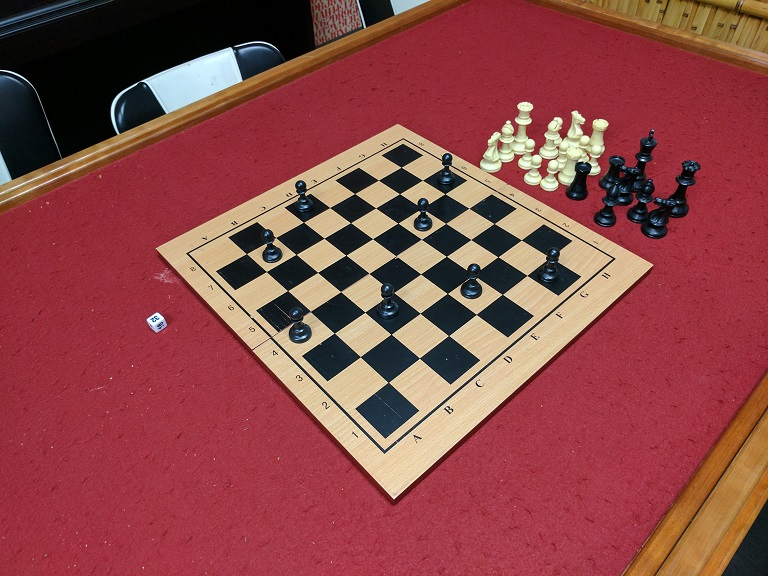
#> input picture input/6.jpg, 768 x 576 px
$ python base_imgload.py
#> lines starting #> are read from the running program, lines starting #| are printed output that depends on the picture
from __future__ import print_function
from pylab import *
import numpy as np
import cv2
import sys


def main(filenames):
  for filename in filenames:
    print("Processing %s" % filename)
    img = cv2.imread(filename)
#> img is the input picture: shape (576, 768, 3); mean B, G, R 71.1, 71.5, 140.9
    gray = cv2.cvtColor(img,cv2.COLOR_BGR2GRAY)
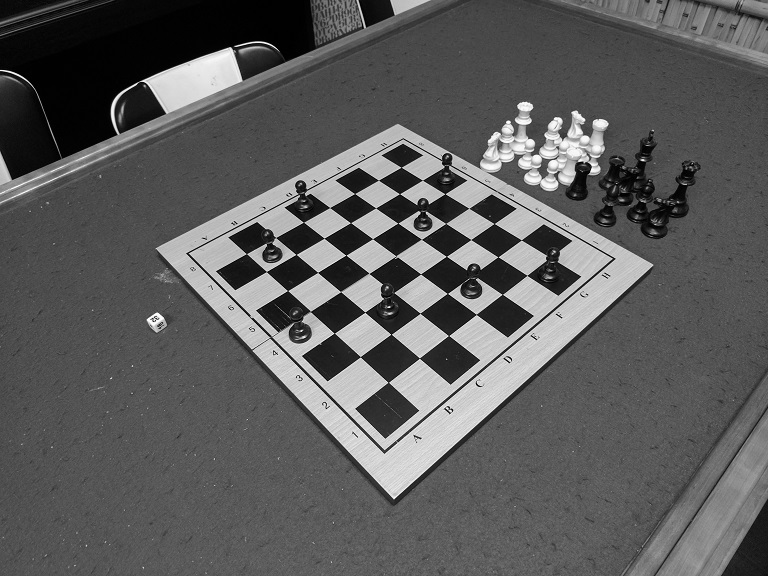
#> gray: shape (576, 768); min 0, max 254, mean 92.2

    # Using opencv
    cv2.imshow('image %dx%d' % (img.shape[1],img.shape[0]),img)
    cv2.waitKey(0)
    cv2.destroyAllWindows()

if __name__ == '__main__':
  if len(sys.argv) > 1:
    filenames = sys.argv[1:]
  else:
    filenames = ['input/6.jpg']
  main(filenames)

$ run again, with input/1.jpg copied over input/6.jpg
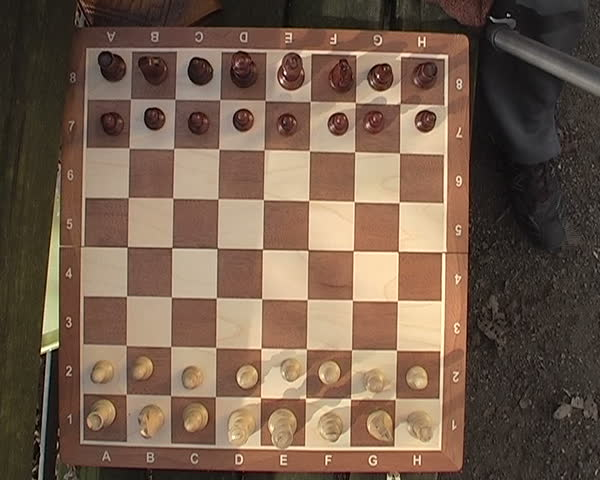
#> input picture input/1.jpg, 600 x 480 px
#> in main, img is the input picture: shape (480, 600, 3); mean B, G, R 76.6, 93.5, 116.4
#> in main, `gray = cv2.cvtColor(img,cv2.COLOR_BGR2GRAY)`:
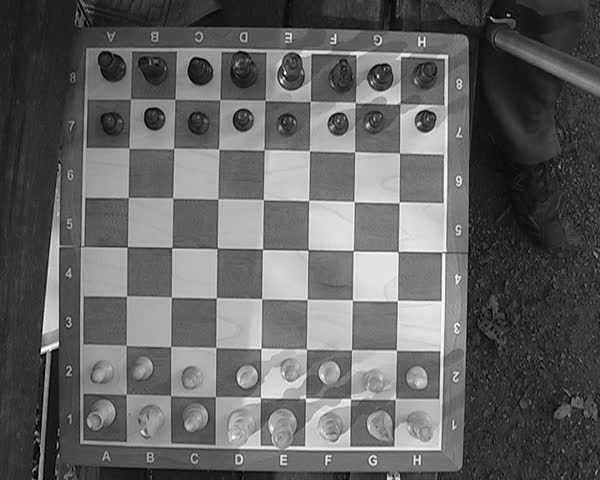
#> gray: shape (480, 600); min 0, max 252, mean 98.4

$ run again, with input/10.jpg copied over input/6.jpg
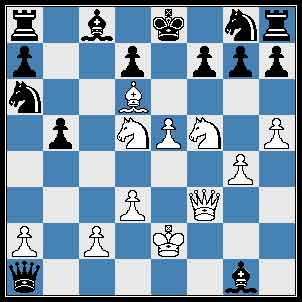
#> input picture input/10.jpg, 302 x 302 px
#> in main, img is the input picture: shape (302, 302, 3); mean B, G, R 173.4, 152.8, 127.7
#> in main, `gray = cv2.cvtColor(img,cv2.COLOR_BGR2GRAY)`:
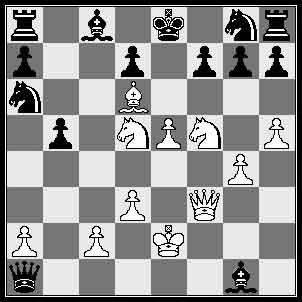
#> gray: shape (302, 302); min 0, max 255, mean 147.6

$ run again, with input/11.jpg copied over input/6.jpg
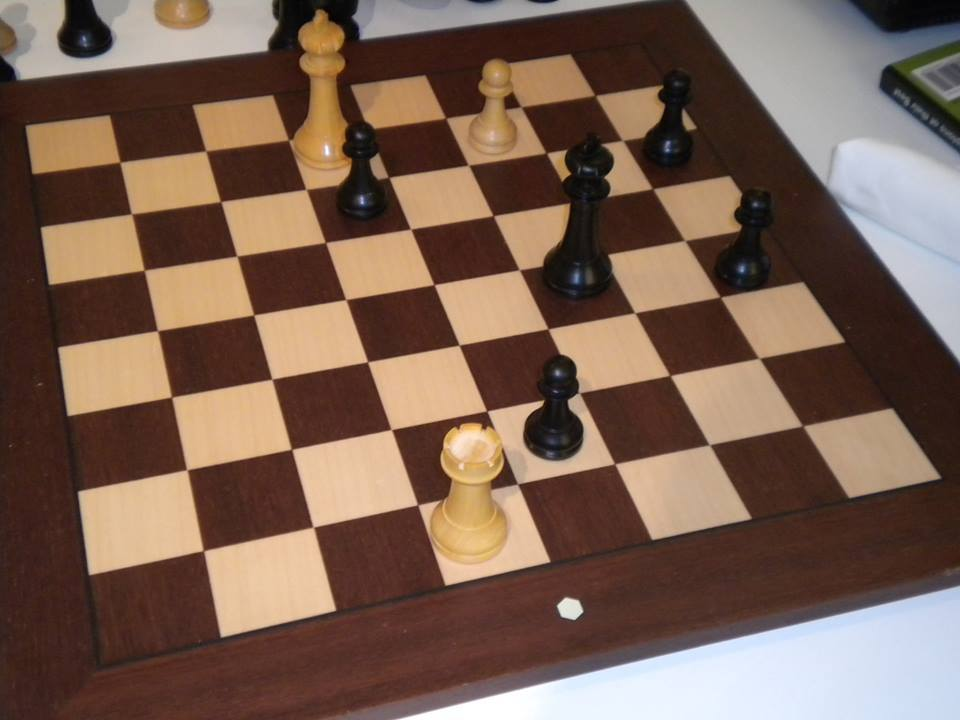
#> input picture input/11.jpg, 960 x 720 px
#> in main, img is the input picture: shape (720, 960, 3); mean B, G, R 82.3, 96.5, 122
#> in main, `gray = cv2.cvtColor(img,cv2.COLOR_BGR2GRAY)`:
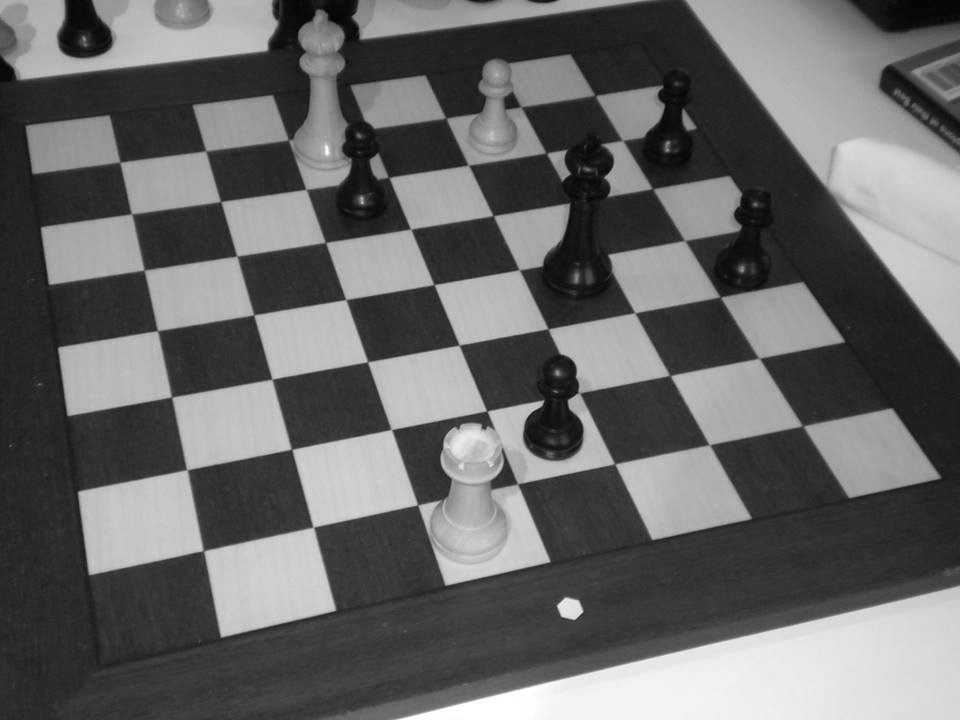
#> gray: shape (720, 960); min 1, max 255, mean 102.5
